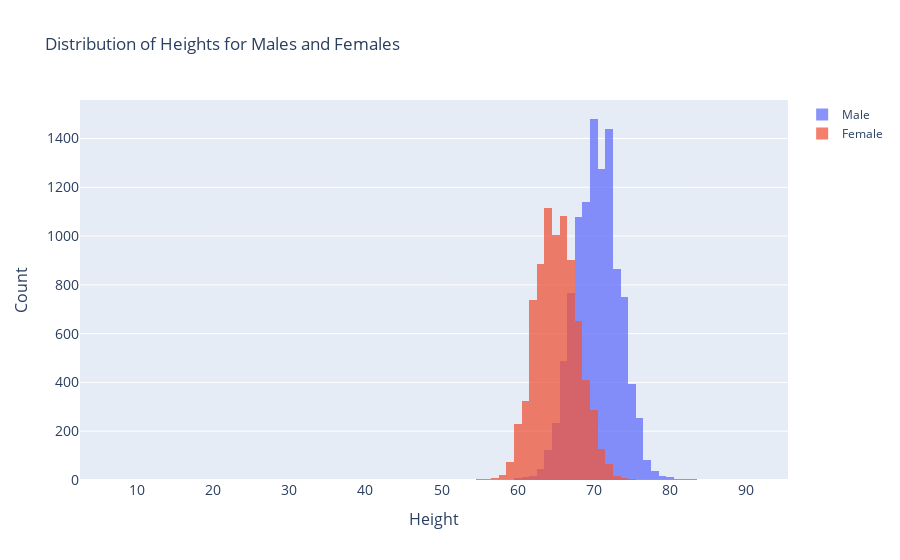

The notebook cell saved with this chart:
### Code cell
# Histogram for heights
fig = go.Figure()

fig.add_trace(go.Histogram(x=male_df['height'], name='Male'))
fig.add_trace(go.Histogram(x=female_df['height'], name='Female'))

fig.update_layout(barmode='overlay',
                  title='Distribution of Heights for Males and Females',
                  #xaxis_tickfont_size=14,
                  yaxis=dict(title='Count',
                             titlefont_size=16,
                             tickfont_size=14),
                  xaxis=dict(title='Height',
                             titlefont_size=16,
                             tickfont_size=14))
# Reduce opacity to see both histograms
fig.update_traces(opacity=0.75)
fig.show()

### Figure 1 — Plotly figure (JSON) as saved in the notebook; plotly's stock layout.template omitted (floating-point values rounded to 4 significant figures; data arrays with more than 128 entries replaced by an {"elided": "..."} marker saying what was removed)
{"data": [{"name": "Male", "opacity": 0.75, "type": "histogram", "x": {"elided": "10552 int values"}}, {"name": "Female", "opacity": 0.75, "type": "histogram", "x": {"elided": "7968 int values"}}], "layout": {"autosize": true, "barmode": "overlay", "title": {"text": "Distribution of Heights for Males and Females"}, "xaxis": {"autorange": true, "range": [2.5, 95.5], "tickfont": {"size": 14}, "title": {"font": {"size": 16}, "text": "Height"}, "type": "linear"}, "yaxis": {"autorange": true, "range": [0, 1558.0], "tickfont": {"size": 14}, "title": {"font": {"size": 16}, "text": "Count"}}}}
